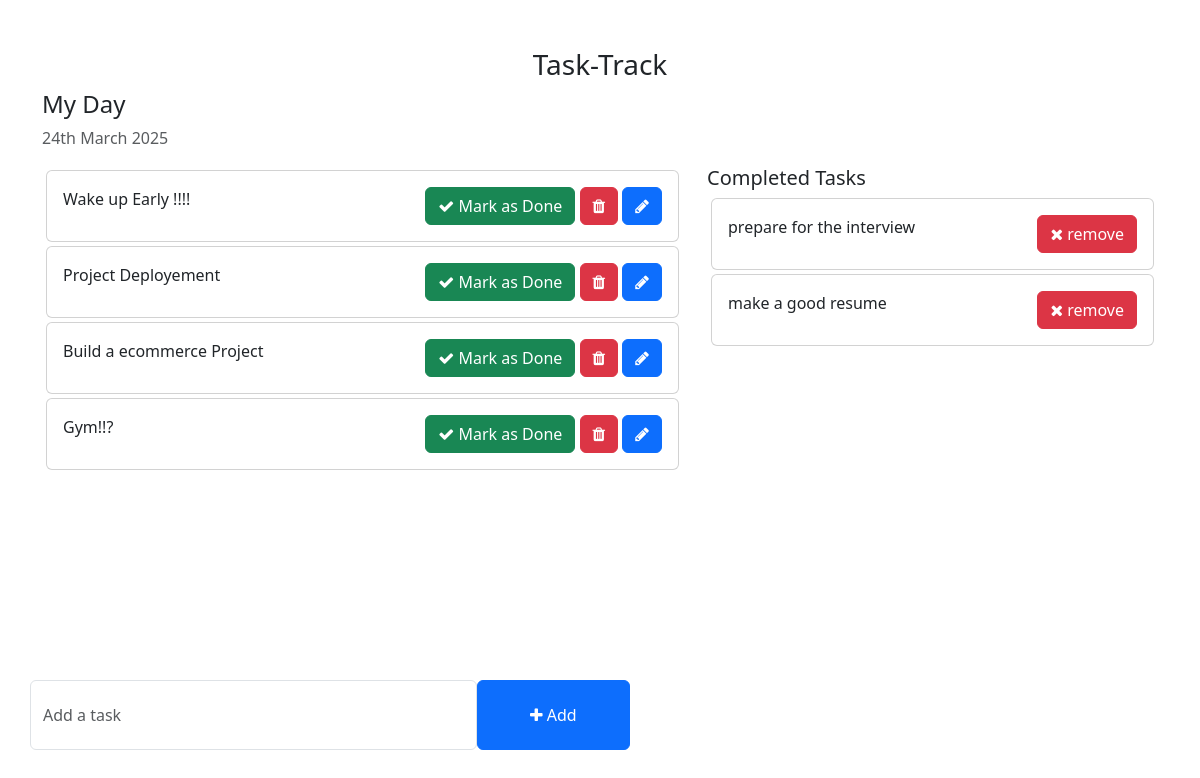
The app's page /, older data.
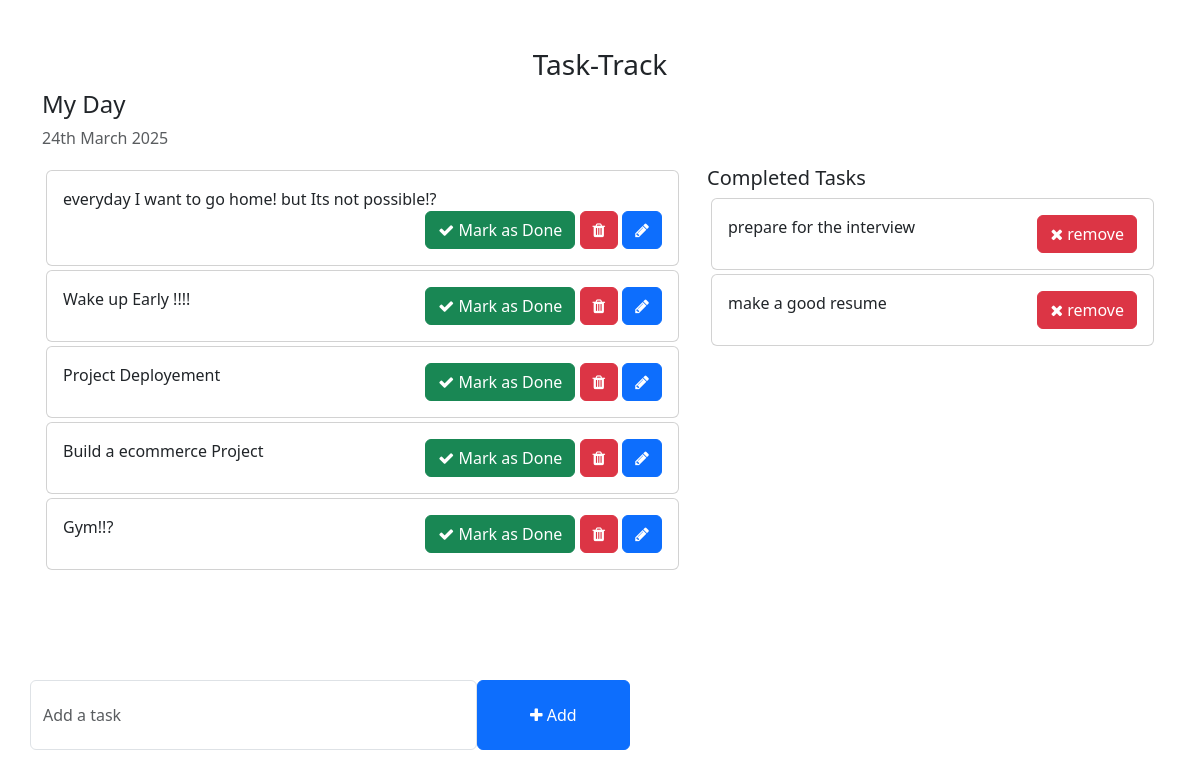
The same page, newer data.
### todo/models.py (models this page shows, shortened)
class Task(models.Model):
    task = models.CharField(max_length=250)
    is_completed = models.BooleanField(default=False)
    created_at = models.DateTimeField(auto_now_add=True)
    updated_at = models.DateTimeField(auto_now=True)

### todo_main/views.py (the view)
# urls.py: 2. Add a URL to urlpatterns:  path('', views.home, name='home')
def home(request):
    tasks = Task.objects.filter(is_completed=False).order_by('-updated_at')
    completed_tasks = Task.objects.filter(is_completed=True)
    uncompleted_tasks = Task.objects.filter(is_completed=False)
    context = {
        'tasks': tasks,
        'completed_tasks': completed_tasks,
        'uncomplete_tasks': uncompleted_tasks,
    }
    return render(request, 'home.html', context)

### template/home.html (shortened to what this page needs)
{% load static %}
<!DOCTYPE html>
<html lang="en">
<head>
    <link href="https://cdn.jsdelivr.net/npm/bootstrap@5.3.0-alpha1/dist/css/bootstrap.min.css" rel="stylesheet">
    <link rel="stylesheet" href="https://cdnjs.cloudflare.com/ajax/libs/font-awesome/4.7.0/css/font-awesome.min.css">
</head>
<body>
    <div class="container">
        <h3 class="pt-5 text-center">Task-Track</h3>
        <div class="row">
            <h4>My Day</h4>
            <p class="text-muted">{% now "jS F Y" %}</p>
            <div class="col-md-7 col-lg-7" style="height: 450px; overflow: scroll;">
                {% for task in tasks %}
                <div class="card m-1">
                    <div class="card-body">
                        {{ task.task }}
                        <span style="position: relative; float: right;">
                            <a href="{% url 'mark_as_done' task.pk %}" class="btn btn-success"><i class="fa fa-check"></i> Mark as Done</a>
                            <a href="{% url 'delete_task' task.pk %}" class="btn btn-danger"><i class="fa fa-trash"></i></a>
                            <a href="{% url 'edit_task' task.pk %}" class="btn btn-primary"><i class="fa fa-pencil"></i></a>
                        </span>
                    </div>
                </div>
               {% endfor %}
            </div>
            <div class="col-md-5 col-lg-5">
                <h5>Completed Tasks</h5>
                {% for task in completed_tasks %}
                <div class="card m-1">
                    <div class="card-body">
                        {{ task.task }}
                        <span style="position: relative; float: right;">
                            <a href="{% url 'mark_as_undone' task.pk %}" class="btn btn-danger" > <i class="fa fa-times"></i> remove </a>
                        </span>
                    </div>
                </div>
                {% endfor %}
            </div>
        </div>
        <div class="row">
            <div class="col-md-6 col-lg-6 p-0" style="position: absolute; bottom: 50px;">
                <form action="{% url 'addTask' %}" method="POST">
                    <div class="form-group">
                        <span style="display: flex;">
                            <input type="text" name="task" class="form-control" placeholder="Add a task">
                            <button type="submit" class="btn btn-primary" style="width: 200px;"><i class="fa fa-plus"></i> Add</button>
                        </span>
                    </div>
                </form>
            </div>
        </div>
    </div>
</body>
</html>

Row changes from the older to the newer data that the page shows:
added Task: task "everyday I want to go home! but Its not possible!?", shown under "My Day"
